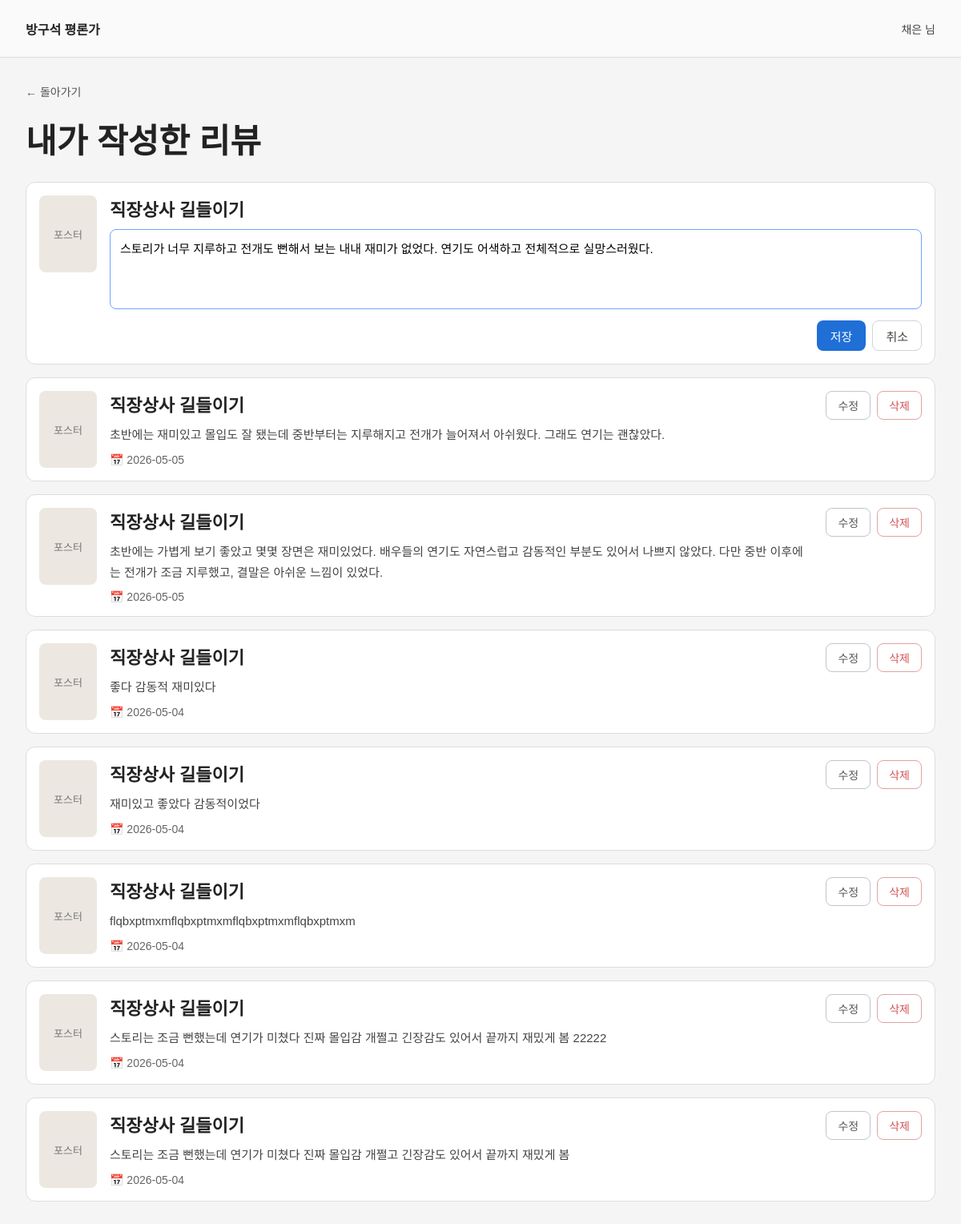
The app's page /my-reviews?mode=edit&edit_id=8 (signed in) with its own data.
### tables this page shows
CREATE TABLE reviews (
            id INTEGER PRIMARY KEY AUTOINCREMENT,
            user_id INTEGER NOT NULL,
            movie_id INTEGER NOT NULL,
            movie_title TEXT NOT NULL,
            content TEXT NOT NULL,
            created_at TEXT DEFAULT CURRENT_TIMESTAMP
        );

### app.py (the view)
@app.route("/my-reviews")
def my_reviews():
    if not login_required():
        return redirect(url_for("login"))
    mode = request.args.get("mode", "")
    edit_id = request.args.get("edit_id", "")
    delete_id = request.args.get("delete_id", "")
    conn = get_db()
    rows = conn.execute(
        "SELECT * FROM reviews WHERE user_id = ? ORDER BY id DESC",
        (session["user_id"],)
    ).fetchall()
    conn.close()
    reviews = []
    for row in rows:
        item = dict(row)
        item["title"] = item["movie_title"]
        item["date"] = item["created_at"][:10]
        item["editing"] = str(item["id"]) == edit_id and mode == "edit"
        reviews.append(item)
    delete_review = None
    if mode == "delete" and delete_id:
        for review in reviews:
            if str(review["id"]) == delete_id:
                delete_review = review
                break
    return render_template(
        "my_reviews.html",
        nickname=get_nickname(),
        reviews=reviews,
        delete_review=delete_review
    )

### app.py (called while the page is built)
def get_db():
    conn = sqlite3.connect(DB_NAME)
    conn.row_factory = sqlite3.Row
    return conn

def login_required():
    return "user_id" in session

def get_current_user():
    if "user_id" not in session:
        return None
    conn = get_db()
    user = conn.execute("SELECT * FROM users WHERE id = ?", (session["user_id"],)).fetchone()
    conn.close()
    return user

def get_nickname():
    user = get_current_user()
    if user:
        return user["nickname"] + " 님"
    return "게스트 님"

### templates/my_reviews.html (shortened to what this page needs)
<!DOCTYPE html>
<html lang="ko">
<head>
    <link rel="stylesheet" href="{{ url_for('static', filename='style.css') }}">
</head>
<body>
    <div class="simple-page">
        <div class="simple-header">
            <div class="brand">방구석 평론가</div>
            <div class="nickname">{{ nickname }}</div>
        </div>
        <div class="simple-content">
            <a href="/main" class="back-link">← 돌아가기</a>
            <h1 class="simple-title">내가 작성한 리뷰</h1>
            {% for review in reviews %}
            <div class="simple-review-card">
                <div class="simple-review-poster">포스터</div>
                <div class="simple-review-body">
                    <div class="simple-review-movie">{{ review.title }}</div>
                    {% if review.editing %}
                    <textarea class="simple-edit-textarea">{{ review.content }}</textarea>
                    <div class="simple-review-buttons">
                        <a href="/my-reviews" class="btn btn-primary small-btn">저장</a>
                        <a href="/my-reviews" class="btn btn-secondary small-btn">취소</a>
                    </div>
                    {% else %}
                    <p class="simple-review-text">{{ review.content }}</p>
                    <div class="simple-review-date">📅 {{ review.date }}</div>
                    {% endif %}
                </div>
                {% if not review.editing %}
                <div class="simple-review-actions">
                    <a href="/my-reviews?mode=edit&edit_id={{ review.id }}" class="btn-outline">수정</a>
                    <a href="/my-reviews?mode=delete&delete_id={{ review.id }}" class="btn-outline danger">삭제</a>
                </div>
                {% endif %}
            </div>
            {% endfor %}
        </div>
    </div>
</body>
</html>

### static/style.css (style rules this page uses)
* { box-sizing: border-box; margin: 0; padding: 0; font-family: "Malgun Gothic", "Apple SD Gothic Neo", sans-serif; }
body { background: #f3f4f6; color: #222; }
a { text-decoration: none; color: inherit; }
.btn { display: inline-flex; justify-content: center; align-items: center; height: 44px; padding: 0 18px; border-radius: 8px; font-size: 15px; border: 1px solid transparent; cursor: pointer; }
.btn-primary { background: #1f6fd6; color: white; }
.btn-secondary { background: white; border-color: #cfd4dc; color: #444; }
.small-btn { height: 38px; padding: 0 16px; }
.brand { font-size: 16px; font-weight: 700; }
.nickname { font-size: 14px; color: #444; }
.back-link { display: inline-block; margin-bottom: 18px; color: #555; font-size: 14px; }
.btn-outline { display: inline-flex; align-items: center; justify-content: center; min-width: 52px; height: 36px; padding: 0 14px; border: 1px solid #bfc5ce; border-radius: 8px; background: white; color: #555; font-size: 14px; }
.btn-outline.danger { color: #d35454; border-color: #e2a2a2; }
.simple-page { min-height: 100vh; background: #f5f5f5; color: #222; }
.simple-header { height: 72px; padding: 0 32px; border-bottom: 1px solid #ddd; background: #fafafa; display: flex; align-items: center; justify-content: space-between; }
.simple-content { max-width: 1200px; margin: 0 auto; padding: 32px; }
.simple-title { font-size: 42px; font-weight: 800; margin-bottom: 24px; }
.simple-review-card { display: flex; gap: 16px; align-items: flex-start; background: white; border: 1px solid #ddd; border-radius: 12px; padding: 16px; margin-bottom: 16px; }
.simple-review-poster { width: 72px; height: 96px; border-radius: 8px; background: #ece8e1; color: #777; display: flex; align-items: center; justify-content: center; flex-shrink: 0; font-size: 13px; }
.simple-review-body { flex: 1; }
.simple-review-movie { font-size: 22px; font-weight: 700; margin-bottom: 10px; }
.simple-review-text { font-size: 15px; line-height: 1.7; color: #444; margin-bottom: 10px; }
.simple-review-date { font-size: 14px; color: #666; }
.simple-review-actions { display: flex; gap: 8px; flex-shrink: 0; }
.simple-edit-textarea { width: 100%; height: 100px; border: 1px solid #6fa3ff; border-radius: 8px; resize: none; padding: 12px; font-size: 15px; background: white; }
.simple-review-buttons { margin-top: 10px; display: flex; justify-content: flex-end; gap: 8px; }

### records on screen
reviews: title "직장상사 길들이기", content "스토리가 너무 지루하고 전개도 뻔해서 보는 내내 재미가 없었다. 연기도 어색하고 전체적으로 실망스러웠다."
reviews: title "직장상사 길들이기", content "초반에는 재미있고 몰입도 잘 됐는데 중반부터는 지루해지고 전개가 늘어져서 아쉬웠다. 그래도 연기는 괜찮았다.", date "2026-05-05"
reviews: title "직장상사 길들이기", content "초반에는 가볍게 보기 좋았고 몇몇 장면은 재미있었다. 배우들의 연기도 자연스럽고 감동적인 부분도 있어서 나쁘지 않았다. 다만 중반 이후에는 전개가 조금 지루했고, 결말은 아쉬운 느낌이 있었다.", date "2026-05-05"
reviews: title "직장상사 길들이기", content "좋다 감동적 재미있다", date "2026-05-04"
reviews: title "직장상사 길들이기", content "재미있고 좋았다 감동적이었다", date "2026-05-04"
reviews: title "직장상사 길들이기", content "flqbxptmxmflqbxptmxmflqbxptmxmflqbxptmxm", date "2026-05-04"
reviews: title "직장상사 길들이기", content "스토리는 조금 뻔했는데 연기가 미쳤다 진짜 몰입감 개쩔고 긴장감도 있어서 끝까지 재밌게 봄 22222", date "2026-05-04"
reviews: title "직장상사 길들이기", content "스토리는 조금 뻔했는데 연기가 미쳤다 진짜 몰입감 개쩔고 긴장감도 있어서 끝까지 재밌게 봄", date "2026-05-04"

### other values on screen
{{ nickname }} "채은 님"
